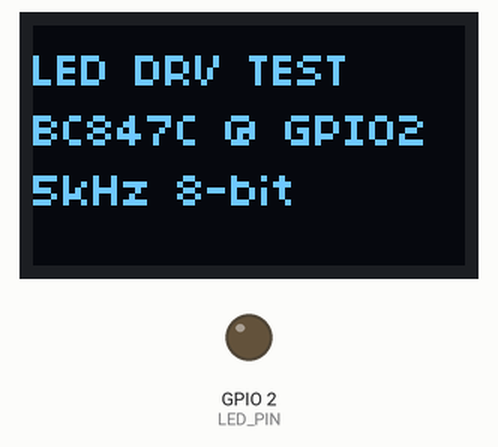
This sketch was run on a simulated ESP32-C3. On the bench: 72×40 one-colour display, output pins drawn as LEDs (lit = HIGH).

Above: at 0.1 s.
At 1.66 s:
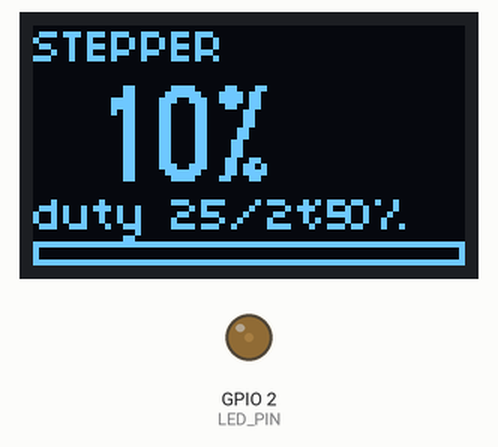
At 21.78 s:
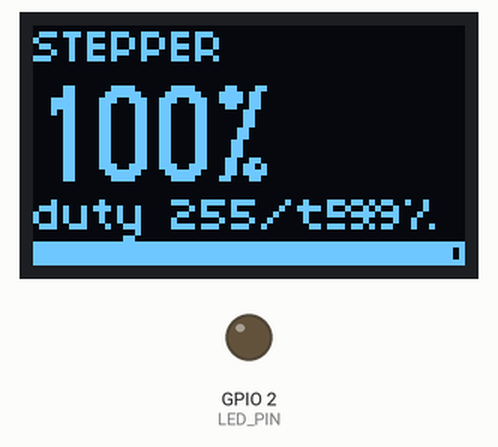
At 39.47 s:
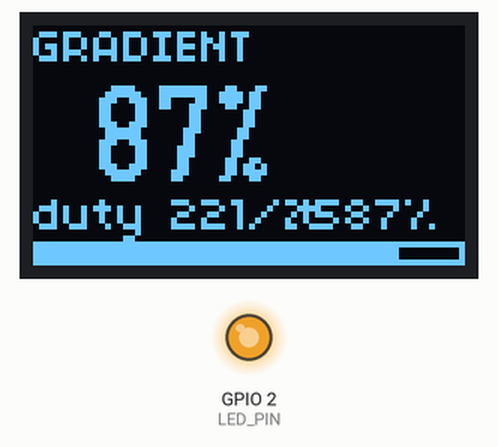
Timing chart, 0 to 40.0 s (numbered marks = the images above):
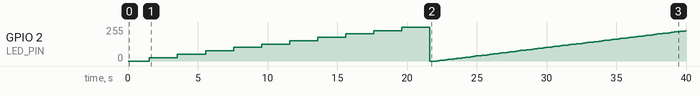

Measured:
- by itself, GPIO 2 (LED_PIN): 0/255 → 25/255 at 1.5 s, → 51/255 2.0 s later, → 76/255 2.0 s later, → 102/255 2.0 s later, … (101 changes in this stretch)
- what the display in image 2 shows lasts 0.4 s, from 21.5 s to 21.9 s

The sketch:

14_led_driver_test.ino
```cpp
// LED driver bench test for BC847C low-side switch on ESP32-C3 SuperMini + 72x40 OLED.
// Cycles STEPPER (10 x 10%, 2s hold) then GRADIENT (1% steps, 20s sweep) forever.

#include <Arduino.h>
#include <Wire.h>
#include <U8g2lib.h>

#define SDA_PIN     5
#define SCL_PIN     6
#define LED_PIN     2

#define PWM_FREQ    5000
#define PWM_RES     8
#define PWM_MAX     ((1 << PWM_RES) - 1)

#define STEP_COUNT      10
#define STEP_HOLD_MS    2000
#define SWEEP_MS        20000
#define SWEEP_STEP_MS   200

U8G2_SSD1306_72X40_ER_F_HW_I2C u8g2(U8G2_R0, U8X8_PIN_NONE);

enum Phase { PHASE_STEPPER, PHASE_GRADIENT };

static void setPwmPercent(uint8_t pct) {
    if (pct > 100) pct = 100;
    uint32_t duty = ((uint32_t)pct * PWM_MAX) / 100;
    ledcWrite(LED_PIN, duty);
}

static void drawStatus(Phase phase, uint8_t pct, uint32_t elapsedMs, uint32_t totalMs) {
    char line[16];
    u8g2.clearBuffer();

    u8g2.setFont(u8g2_font_04b_03_tr);
    u8g2.drawStr(0, 6, phase == PHASE_STEPPER ? "STEPPER" : "GRADIENT");

    u8g2.setFont(u8g2_font_logisoso16_tr);
    snprintf(line, sizeof(line), "%3u%%", pct);
    u8g2.drawStr(0, 26, line);

    u8g2.setFont(u8g2_font_04b_03_tr);
    snprintf(line, sizeof(line), "duty %u/%u", (unsigned)(((uint32_t)pct * PWM_MAX) / 100), PWM_MAX);
    u8g2.drawStr(0, 34, line);

    uint8_t sweepPct = totalMs ? (uint8_t)((elapsedMs * 100UL) / totalMs) : 0;
    if (sweepPct > 100) sweepPct = 100;
    snprintf(line, sizeof(line), "t %u%%", sweepPct);
    u8g2.drawStr(44, 34, line);

    // Bar for sweep position along the bottom row (72 wide, y=36..39)
    u8g2.drawFrame(0, 36, 72, 4);
    uint8_t barW = (uint8_t)((sweepPct * 70UL) / 100);
    if (barW) u8g2.drawBox(1, 37, barW, 2);

    u8g2.sendBuffer();
}

static void runStepper() {
    const uint32_t total = STEP_COUNT * STEP_HOLD_MS;
    for (uint8_t i = 1; i <= STEP_COUNT; ++i) {
        uint8_t pct = (uint8_t)((i * 100U) / STEP_COUNT);
        setPwmPercent(pct);
        uint32_t start = millis();
        while (millis() - start < STEP_HOLD_MS) {
            uint32_t elapsed = (i - 1) * STEP_HOLD_MS + (millis() - start);
            drawStatus(PHASE_STEPPER, pct, elapsed, total);
            delay(50);
        }
    }
}

static void runGradient() {
    uint32_t start = millis();
    while (true) {
        uint32_t elapsed = millis() - start;
        if (elapsed >= SWEEP_MS) break;
        uint8_t pct = (uint8_t)((elapsed * 100UL) / SWEEP_MS);
        setPwmPercent(pct);
        drawStatus(PHASE_GRADIENT, pct, elapsed, SWEEP_MS);
        delay(SWEEP_STEP_MS / 4);  // refresh faster than 1% cadence for smooth bar
    }
}

void setup() {
    Wire.begin(SDA_PIN, SCL_PIN);
    u8g2.begin();
    u8g2.setFontDirection(0);

    ledcAttach(LED_PIN, PWM_FREQ, PWM_RES);
    setPwmPercent(0);

    u8g2.clearBuffer();
    u8g2.setFont(u8g2_font_04b_03_tr);
    u8g2.drawStr(0, 10, "LED DRV TEST");
    u8g2.drawStr(0, 20, "BC847C @ GPIO2");
    u8g2.drawStr(0, 30, "5kHz 8-bit");
    u8g2.sendBuffer();
    delay(1500);
}

void loop() {
    runStepper();
    setPwmPercent(0);
    delay(300);
    runGradient();
    setPwmPercent(0);
    delay(300);
}
```
